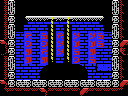

Tiled map render using the project's own tile images. Description and the whole map definition, tile-layer contents included, below:
An orthogonal 16x12 tile map with 8x8 px tiles, 1 tile layer (Tile Layer 1) and 10 objects (2x item, big-item, breakable-left, breakable-right, breakable-down, ...).

<map version="1.0" orientation="orthogonal" renderorder="right-down" width="16" height="12" tilewidth="8" tileheight="8" nextobjectid="16">
 <properties>
  <property name="up" value="hole" />
 </properties>
 <tileset firstgid="1" name="tiles" tilewidth="8" tileheight="8" tilecount="256" columns="16">
  <image source="tiles.png" width="128" height="128" />
 </tileset>
 <layer name="Tile Layer 1" width="16" height="12">
  <data encoding="csv">
251,105,1,1,1,1,1,1,1,1,1,1,1,1,105,247,
251,106,1,1,1,1,1,1,1,1,1,1,1,1,106,247,
251,165,1,140,255,255,136,255,136,255,255,255,139,1,165,247,
251,105,1,217,217,217,135,217,135,217,217,217,217,1,105,247,
251,106,233,203,233,218,135,203,135,219,233,219,218,233,106,247,
119,165,201,202,201,202,135,219,135,235,201,235,218,201,165,117,
124,165,217,234,217,203,135,219,135,218,217,234,217,217,165,122,
251,105,233,234,233,234,256,233,256,202,233,218,233,233,105,247,
251,106,201,201,201,153,1,1,1,1,154,201,151,152,106,247,
251,165,217,217,217,1,1,1,1,1,1,217,217,217,165,247,
119,165,103,104,103,104,103,104,103,104,103,104,103,104,165,117,
145,254,254,254,254,119,254,254,254,254,117,254,254,254,254,146
</data>
 </layer>
 <objectgroup name="objects">
  <object id="2" type="item" x="16" y="64" width="16" height="16" />
  <object id="3" type="big-item" x="80" y="56" width="32" height="24" />
  <object id="5" type="breakable-left" x="0" y="56" width="16" height="24" />
  <object id="7" type="breakable-right" x="112" y="56" width="16" height="24" />
  <object id="8" type="breakable-down" x="48" y="80" width="32" height="16" />
  <object id="10" type="door-left" x="0" y="56" width="16" height="24" />
  <object id="12" type="door-right" x="112" y="56" width="16" height="24" />
  <object id="13" type="door-down" x="48" y="80" width="32" height="16" />
  <object id="14" type="4x4-item" x="80" y="48" width="32" height="32" />
  <object id="15" type="item" x="88" y="64" width="16" height="16" />
 </objectgroup>
</map>
